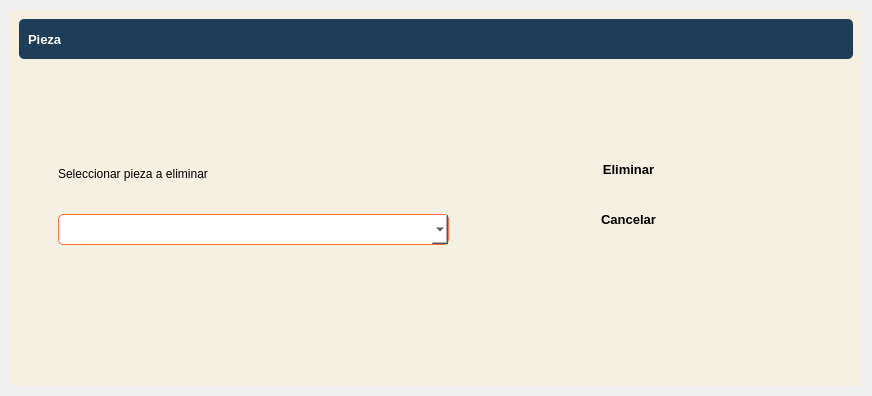
<?xml version="1.0" encoding="UTF-8"?>
<ui version="4.0">
 <class>DetailWindow</class>
 <widget class="QWidget" name="DetailWindow">
  <property name="geometry">
   <rect>
    <x>0</x>
    <y>0</y>
    <width>872</width>
    <height>396</height>
   </rect>
  </property>
  <property name="windowTitle">
   <string>Form</string>
  </property>
  <property name="styleSheet">
   <string notr="true">border-radius: 5px</string>
  </property>
  <layout class="QVBoxLayout" name="verticalLayout">
   <property name="spacing">
    <number>0</number>
   </property>
   <property name="leftMargin">
    <number>0</number>
   </property>
   <property name="topMargin">
    <number>0</number>
   </property>
   <property name="rightMargin">
    <number>0</number>
   </property>
   <property name="bottomMargin">
    <number>0</number>
   </property>
   <item>
    <widget class="QFrame" name="central_widget_frame">
     <property name="frameShape">
      <enum>QFrame::StyledPanel</enum>
     </property>
     <property name="frameShadow">
      <enum>QFrame::Raised</enum>
     </property>
     <layout class="QVBoxLayout" name="shadow_layout">
      <property name="spacing">
       <number>0</number>
      </property>
      <property name="leftMargin">
       <number>10</number>
      </property>
      <property name="topMargin">
       <number>10</number>
      </property>
      <property name="rightMargin">
       <number>10</number>
      </property>
      <property name="bottomMargin">
       <number>10</number>
      </property>
      <item>
       <widget class="QFrame" name="background_frame">
        <property name="styleSheet">
         <string notr="true">background-color: rgb(245, 240, 225);</string>
        </property>
        <property name="frameShape">
         <enum>QFrame::StyledPanel</enum>
        </property>
        <property name="frameShadow">
         <enum>QFrame::Raised</enum>
        </property>
        <layout class="QVBoxLayout" name="verticalLayout_2">
         <item>
          <widget class="QFrame" name="top_bar_frame">
           <property name="minimumSize">
            <size>
             <width>0</width>
             <height>40</height>
            </size>
           </property>
           <property name="maximumSize">
            <size>
             <width>16777215</width>
             <height>40</height>
            </size>
           </property>
           <property name="styleSheet">
            <string notr="true">background-color: #1e3d59;</string>
           </property>
           <property name="frameShape">
            <enum>QFrame::StyledPanel</enum>
           </property>
           <property name="frameShadow">
            <enum>QFrame::Raised</enum>
           </property>
           <layout class="QHBoxLayout" name="horizontalLayout_3">
            <item>
             <widget class="QLabel" name="title_label">
              <property name="font">
               <font>
                <pointsize>10</pointsize>
                <bold>true</bold>
               </font>
              </property>
              <property name="styleSheet">
               <string notr="true">color: white;</string>
              </property>
              <property name="text">
               <string>Pieza</string>
              </property>
             </widget>
            </item>
            <item>
             <widget class="QFrame" name="buttons_holder_frame">
              <property name="minimumSize">
               <size>
                <width>0</width>
                <height>30</height>
               </size>
              </property>
              <property name="maximumSize">
               <size>
                <width>113</width>
                <height>16777215</height>
               </size>
              </property>
              <property name="frameShape">
               <enum>QFrame::StyledPanel</enum>
              </property>
              <property name="frameShadow">
               <enum>QFrame::Raised</enum>
              </property>
              <widget class="QToolButton" name="minimize_button">
               <property name="geometry">
                <rect>
                 <x>10</x>
                 <y>0</y>
                 <width>22</width>
                 <height>22</height>
                </rect>
               </property>
               <property name="text">
                <string/>
               </property>
               <property name="icon">
                <iconset>
                 <normaloff>../../pys6-recipes-organizer/assets/icons/minimize-window.png</normaloff>../../pys6-recipes-organizer/assets/icons/minimize-window.png</iconset>
               </property>
               <property name="iconSize">
                <size>
                 <width>25</width>
                 <height>25</height>
                </size>
               </property>
              </widget>
              <widget class="QToolButton" name="restore_button">
               <property name="geometry">
                <rect>
                 <x>50</x>
                 <y>0</y>
                 <width>22</width>
                 <height>22</height>
                </rect>
               </property>
               <property name="text">
                <string/>
               </property>
               <property name="icon">
                <iconset>
                 <normaloff>../../pys6-recipes-organizer/assets/icons/restore-window.png</normaloff>../../pys6-recipes-organizer/assets/icons/restore-window.png</iconset>
               </property>
               <property name="iconSize">
                <size>
                 <width>25</width>
                 <height>25</height>
                </size>
               </property>
              </widget>
              <widget class="QToolButton" name="maximize_button">
               <property name="geometry">
                <rect>
                 <x>50</x>
                 <y>0</y>
                 <width>22</width>
                 <height>22</height>
                </rect>
               </property>
               <property name="text">
                <string/>
               </property>
               <property name="icon">
                <iconset>
                 <normaloff>../../pys6-recipes-organizer/assets/icons/maximize-window.png</normaloff>../../pys6-recipes-organizer/assets/icons/maximize-window.png</iconset>
               </property>
               <property name="iconSize">
                <size>
                 <width>25</width>
                 <height>25</height>
                </size>
               </property>
              </widget>
              <widget class="QToolButton" name="close_button">
               <property name="geometry">
                <rect>
                 <x>90</x>
                 <y>0</y>
                 <width>22</width>
                 <height>22</height>
                </rect>
               </property>
               <property name="text">
                <string/>
               </property>
               <property name="icon">
                <iconset>
                 <normaloff>../../pys6-recipes-organizer/assets/icons/close-window.png</normaloff>../../pys6-recipes-organizer/assets/icons/close-window.png</iconset>
               </property>
               <property name="iconSize">
                <size>
                 <width>25</width>
                 <height>25</height>
                </size>
               </property>
              </widget>
             </widget>
            </item>
           </layout>
          </widget>
         </item>
         <item>
          <widget class="QFrame" name="content_frame">
           <property name="frameShape">
            <enum>QFrame::StyledPanel</enum>
           </property>
           <property name="frameShadow">
            <enum>QFrame::Raised</enum>
           </property>
           <layout class="QVBoxLayout" name="verticalLayout_3">
            <item>
             <widget class="QFrame" name="frame">
              <property name="frameShape">
               <enum>QFrame::StyledPanel</enum>
              </property>
              <property name="frameShadow">
               <enum>QFrame::Raised</enum>
              </property>
              <widget class="QPushButton" name="add_edit_button_3">
               <property name="geometry">
                <rect>
                 <x>500</x>
                 <y>80</y>
                 <width>201</width>
                 <height>30</height>
                </rect>
               </property>
               <property name="font">
                <font>
                 <pointsize>10</pointsize>
                 <bold>true</bold>
                </font>
               </property>
               <property name="styleSheet">
                <string notr="true">QPushButton { 
background-color : #ff6e40;
color: white;
}
QPushButton::hover {background-color : #ffc13b};</string>
               </property>
               <property name="text">
                <string>Eliminar</string>
               </property>
               <property name="icon">
                <iconset>
                 <normaloff>../../pys6-recipes-organizer/assets/icons/plus.png</normaloff>../../pys6-recipes-organizer/assets/icons/plus.png</iconset>
               </property>
               <property name="iconSize">
                <size>
                 <width>20</width>
                 <height>20</height>
                </size>
               </property>
              </widget>
              <widget class="QPushButton" name="cancel_button">
               <property name="geometry">
                <rect>
                 <x>500</x>
                 <y>130</y>
                 <width>201</width>
                 <height>30</height>
                </rect>
               </property>
               <property name="font">
                <font>
                 <pointsize>10</pointsize>
                 <bold>true</bold>
                </font>
               </property>
               <property name="styleSheet">
                <string notr="true">QPushButton { 
background-color : #6b7b8c;
color: white;
}
QPushButton::hover {background-color : #ffc13b};</string>
               </property>
               <property name="text">
                <string>Cancelar</string>
               </property>
               <property name="icon">
                <iconset>
                 <normaloff>../../pys6-recipes-organizer/assets/icons/cancel.png</normaloff>../../pys6-recipes-organizer/assets/icons/cancel.png</iconset>
               </property>
               <property name="iconSize">
                <size>
                 <width>20</width>
                 <height>20</height>
                </size>
               </property>
              </widget>
              <widget class="QComboBox" name="comboBox">
               <property name="geometry">
                <rect>
                 <x>30</x>
                 <y>140</y>
                 <width>391</width>
                 <height>31</height>
                </rect>
               </property>
               <property name="styleSheet">
                <string notr="true">background-color: white;
border: 1px solid #ff6e40;</string>
               </property>
              </widget>
              <widget class="QLabel" name="label_4">
               <property name="geometry">
                <rect>
                 <x>30</x>
                 <y>90</y>
                 <width>171</width>
                 <height>20</height>
                </rect>
               </property>
               <property name="text">
                <string>Seleccionar pieza a eliminar</string>
               </property>
              </widget>
             </widget>
            </item>
           </layout>
          </widget>
         </item>
        </layout>
       </widget>
      </item>
     </layout>
    </widget>
   </item>
  </layout>
 </widget>
 <resources/>
 <connections/>
</ui>
